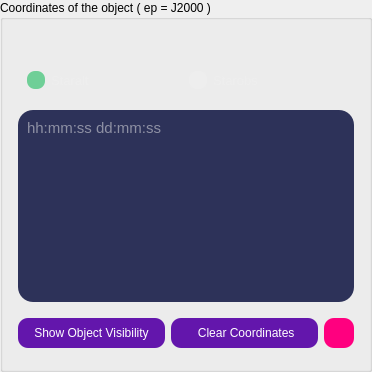
         <widget class="QGroupBox" name="coord_groupBox">
          <property name="sizePolicy">
           <sizepolicy hsizetype="Expanding" vsizetype="Expanding">
            <horstretch>0</horstretch>
            <verstretch>0</verstretch>
           </sizepolicy>
          </property>
          <property name="minimumSize">
           <size>
            <width>372</width>
            <height>300</height>
           </size>
          </property>
          <property name="maximumSize">
           <size>
            <width>16777215</width>
            <height>16777215</height>
           </size>
          </property>
          <property name="styleSheet">
           <string notr="true"/>
          </property>
          <property name="title">
           <string>Coordinates of the object ( ep = J2000 )</string>
          </property>
          <layout class="QGridLayout" name="gridLayout_5">
           <property name="leftMargin">
            <number>15</number>
           </property>
           <property name="rightMargin">
            <number>15</number>
           </property>
           <item row="4" column="0">
            <widget class="QFrame" name="frame_2">
             <property name="sizePolicy">
              <sizepolicy hsizetype="Expanding" vsizetype="Expanding">
               <horstretch>0</horstretch>
               <verstretch>0</verstretch>
              </sizepolicy>
             </property>
             <property name="minimumSize">
              <size>
               <width>330</width>
               <height>50</height>
              </size>
             </property>
             <property name="maximumSize">
              <size>
               <width>16777215</width>
               <height>50</height>
              </size>
             </property>
             <property name="frameShape">
              <enum>QFrame::NoFrame</enum>
             </property>
             <property name="frameShadow">
              <enum>QFrame::Raised</enum>
             </property>
             <layout class="QHBoxLayout" name="horizontalLayout_2">
              <property name="leftMargin">
               <number>0</number>
              </property>
              <property name="rightMargin">
               <number>0</number>
              </property>
              <item>
               <widget class="QPushButton" name="pushButton">
                <property name="minimumSize">
                 <size>
                  <width>0</width>
                  <height>30</height>
                 </size>
                </property>
                <property name="styleSheet">
                 <string notr="true">QPushButton{
background-color:  #6316AC;
border-radius: 10px;
	color: rgb(255, 255, 255);
}
QPushButton:hover{
background-color: #765cde;
}

QPushButton:pressed {
    background-color: #7e31b5;
}</string>
                </property>
                <property name="text">
                 <string>Show Object Visibility</string>
                </property>
                <property name="icon">
                 <iconset resource="../icon.qrc">
                  <normaloff>:/icon/icon/bar-chart-2.svg</normaloff>:/icon/icon/bar-chart-2.svg</iconset>
                </property>
                <property name="autoDefault">
                 <bool>true</bool>
                </property>
                <property name="flat">
                 <bool>false</bool>
                </property>
               </widget>
              </item>
              <item>
               <widget class="QPushButton" name="clearBtn">
                <property name="minimumSize">
                 <size>
                  <width>0</width>
                  <height>30</height>
                 </size>
                </property>
                <property name="styleSheet">
                 <string notr="true">QPushButton{
background-color:  #6316AC;
border-radius: 10px;
	color: rgb(255, 255, 255);
}
QPushButton:hover{
background-color: #765cde;
}

QPushButton:pressed {
    background-color: #7e31b5;
}</string>
                </property>
                <property name="text">
                 <string> Clear Coordinates</string>
                </property>
                <property name="icon">
                 <iconset resource="../icon.qrc">
                  <normaloff>:/icon/icon/refresh-cw.svg</normaloff>:/icon/icon/refresh-cw.svg</iconset>
                </property>
                <property name="autoDefault">
                 <bool>true</bool>
                </property>
               </widget>
              </item>
              <item>
               <widget class="QPushButton" name="graphsetBtn">
                <property name="minimumSize">
                 <size>
                  <width>30</width>
                  <height>30</height>
                 </size>
                </property>
                <property name="maximumSize">
                 <size>
                  <width>30</width>
                  <height>30</height>
                 </size>
                </property>
                <property name="styleSheet">
                 <string notr="true">QPushButton {
background-color: rgb(255, 0, 127) ;
border-radius: 10px;
}

QPushButton:hover{
background-color: #fe4c4f;
}

QPushButton:pressed {
    background-color: #FF6638;
}
</string>
                </property>
                <property name="text">
                 <string/>
                </property>
                <property name="icon">
                 <iconset resource="../icon.qrc">
                  <normaloff>:/icon/icon/settings.svg</normaloff>:/icon/icon/settings.svg</iconset>
                </property>
                <property name="autoDefault">
                 <bool>true</bool>
                </property>
               </widget>
              </item>
             </layout>
            </widget>
           </item>
           <item row="2" column="0">
            <widget class="QWidget" name="starwidget" native="true">
             <property name="minimumSize">
              <size>
               <width>0</width>
               <height>40</height>
              </size>
             </property>
             <property name="styleSheet">
              <string notr="true">QRadioButton{
color: #eeeeee;
}

QRadioButton::indicator {
width: 18px;
height: 18px;
border-radius:8px;
}

QRadioButton::indicator::unchecked
{
   background-color: #eeeeee;
}
QRadioButton::indicator:unchecked:hover
{
    background-color: #6316AC;
}
QRadioButton::indicator::checked 
{
   background-color: #6fcf97;
}

QRadioButton::indicator:checked:pressed 
{
   background-color: #7e31b5;
}

QRadioButton::indicator:unchecked:pressed 
{
   background-color: #7e31b5;
}</string>
             </property>
             <layout class="QHBoxLayout" name="horizontalLayout">
              <item alignment="Qt::AlignVCenter">
               <widget class="QRadioButton" name="staralt_radioButton">
                <property name="minimumSize">
                 <size>
                  <width>0</width>
                  <height>30</height>
                 </size>
                </property>
                <property name="font">
                 <font>
                  <family>Segoe UI</family>
                  <pointsize>10</pointsize>
                 </font>
                </property>
                <property name="text">
                 <string>Staralt</string>
                </property>
                <property name="checked">
                 <bool>true</bool>
                </property>
               </widget>
              </item>
              <item alignment="Qt::AlignTop">
               <widget class="QRadioButton" name="starobs_radioButton">
                <property name="minimumSize">
                 <size>
                  <width>0</width>
                  <height>30</height>
                 </size>
                </property>
                <property name="font">
                 <font>
                  <family>Segoe UI</family>
                  <pointsize>10</pointsize>
                 </font>
                </property>
                <property name="text">
                 <string>Starobs</string>
                </property>
               </widget>
              </item>
             </layout>
            </widget>
           </item>
           <item row="1" column="0">
            <spacer name="verticalSpacer_3">
             <property name="orientation">
              <enum>Qt::Vertical</enum>
             </property>
             <property name="sizeType">
              <enum>QSizePolicy::Fixed</enum>
             </property>
             <property name="sizeHint" stdset="0">
              <size>
               <width>20</width>
               <height>25</height>
              </size>
             </property>
            </spacer>
           </item>
           <item row="3" column="0">
            <widget class="QPlainTextEdit" name="plainTextEdit">
             <property name="maximumSize">
              <size>
               <width>16777215</width>
               <height>16777215</height>
              </size>
             </property>
             <property name="font">
              <font>
               <family>Arial</family>
               <pointsize>11</pointsize>
              </font>
             </property>
             <property name="styleSheet">
              <string notr="true">#plainTextEdit {
background: #2d3259;
border-radius: 15px;
padding: 5px;
color:#eeeeee
}</string>
             </property>
             <property name="inputMethodHints">
              <set>Qt::ImhMultiLine</set>
             </property>
             <property name="placeholderText">
              <string>hh:mm:ss dd:mm:ss</string>
             </property>
            </widget>
           </item>
          </layout>
         </widget>
